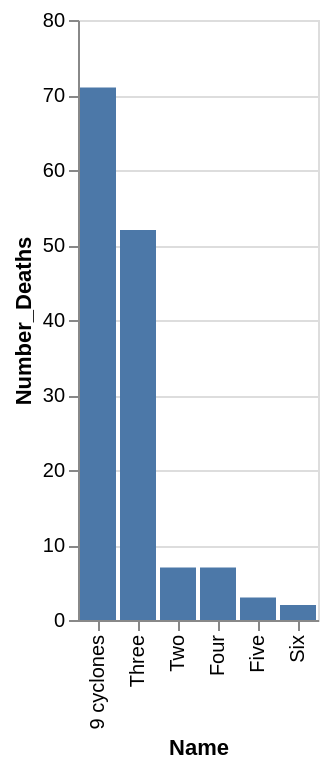

Vega-Lite specification stored for this chart:
### Vega-Lite specification from a JSON file in a GitHub repository (floating-point values rounded to 4 significant figures)
{"data": {"values": [{"x_data": "9 cyclones", "y_data": 71}, {"x_data": "Three", "y_data": 52}, {"x_data": "Two", "y_data": 7}, {"x_data": "Four", "y_data": 7}, {"x_data": "Five", "y_data": 3}, {"x_data": "Six", "y_data": 2}]}, "mark": "bar", "encoding": {"x": {"field": "x_data", "type": "nominal", "title": "Name", "sort": {"op": "sum", "field": "y_data", "order": "descending"}}, "y": {"field": "y_data", "type": "quantitative", "title": "Number_Deaths"}}}
